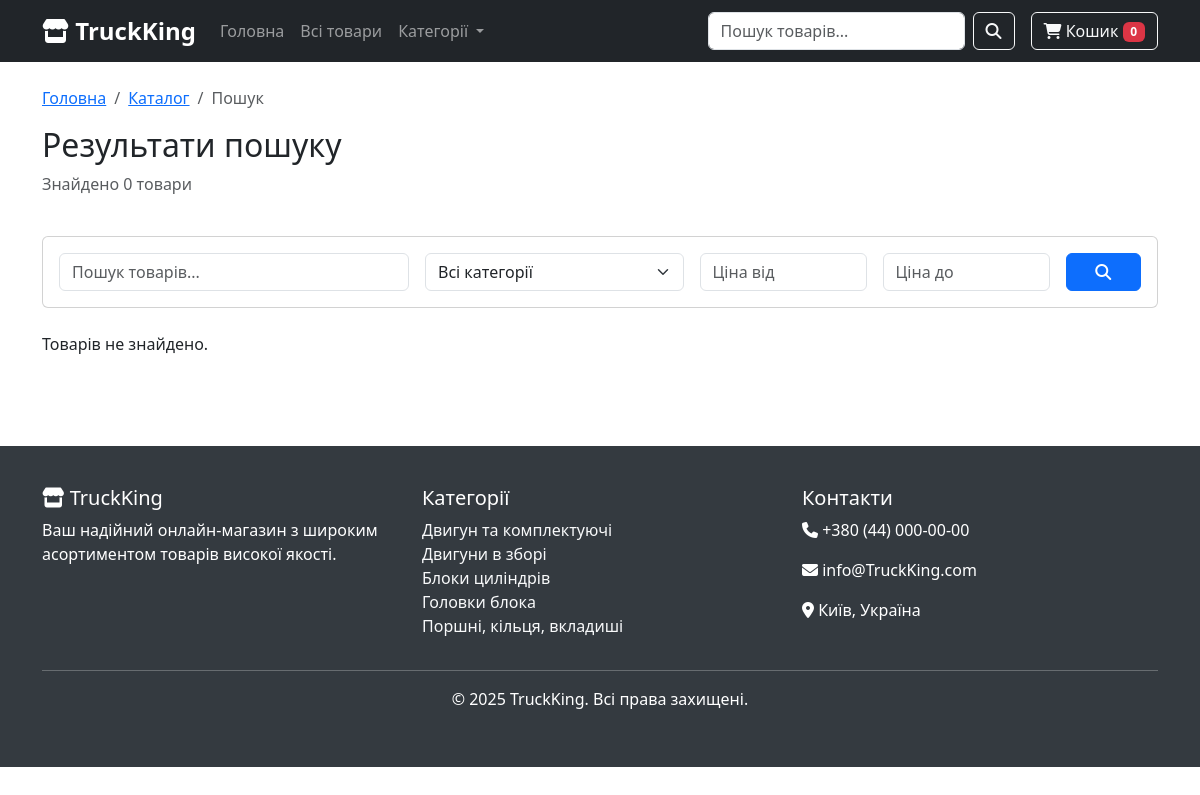
Screenshot of /search with the database file from the repository.
### tables this page shows
CREATE TABLE categories (
                id INTEGER PRIMARY KEY AUTOINCREMENT,
                name TEXT NOT NULL UNIQUE,
                slug TEXT UNIQUE NOT NULL,
                parent_slug TEXT,
                description TEXT
            );

### app.py (the view)
@app.route("/search")
def search():
    query = request.args.get('q', '')
    products = db.search_products(query) if query else []
    categories = db.get_all_categories()
    return render_template("search_results.html",
                           products=products,
                           query=query,
                           categories=categories)

### app.py (called while the page is built)
def get_session_id():
    if 'session_id' not in session:
        session['session_id'] = str(uuid.uuid4())
    return session['session_id']

@app.context_processor
def inject_categories():
    return dict(categories=db.get_all_categories())

@app.context_processor
def inject_cart_count():
    session_id = get_session_id()
    cart_count = db.get_cart_count(session_id)
    return dict(cart_count=cart_count)

### data_module.py (called while the page is built)
def connect():
    return sqlite3.connect(DB_NAME)

def get_all_categories():
    with connect() as conn:
        cur = conn.cursor()
        cur.execute('SELECT * FROM categories')
        return cur.fetchall()

def get_cart_count(session_id):
    with connect() as conn:
        cur = conn.cursor()
        cur.execute('SELECT SUM(quantity) FROM cart WHERE session_id = ?', (session_id,))
        result = cur.fetchone()
        return result[0] if result[0] else 0

### templates/search_results.html (shortened to what this page needs)
{% extends "base.html" %}
{% block content %}
<div class="container py-4">
    <div class="row">
        <div class="col-12">
            <nav aria-label="breadcrumb">
                <ol class="breadcrumb">
                    <li class="breadcrumb-item"><a href="{{ url_for('mainlink') }}">Головна</a></li>
                    <li class="breadcrumb-item"><a href="{{ url_for('products_tree') }}">Каталог</a></li>
                    <li class="breadcrumb-item active">Пошук{% if query %}: "{{ query }}"{% endif %}</li>
                </ol>
            </nav>
            <div class="d-flex justify-content-between align-items-center mb-4">
                <div>
                    <h2>Результати пошуку{% if query %} для "{{ query }}"{% endif %}</h2>
                    <p class="text-muted">Знайдено {{ products|length }} {% if products|length == 1 %}товар{% elif products|length < 5 %}товари{% else %}товарів{% endif %}</p>
                </div>
            </div>
            <div class="card mb-4">
                <div class="card-body">
                    <form method="GET" action="{{ url_for('search') }}" class="row g-3">
                        <div class="col-md-4">
                            <input type="text" class="form-control" name="q" placeholder="Пошук товарів..." value="{{ query or '' }}">
                        </div>
                        <div class="col-md-3">
                            <select class="form-select" name="category">
                                <option value="">Всі категорії</option>
                            </select>
                        </div>
                        <div class="col-md-2">
                            <input type="number" class="form-control" name="min_price" placeholder="Ціна від" value="{{ request.args.get('min_price', '') }}">
                        </div>
                        <div class="col-md-2">
                            <input type="number" class="form-control" name="max_price" placeholder="Ціна до" value="{{ request.args.get('max_price', '') }}">
                        </div>
                        <div class="col-md-1">
                            <button type="submit" class="btn btn-primary w-100">
                                <i class="fas fa-search"></i>
                            </button>
                        </div>
                    </form>
                </div>
            </div>
        </div>
    </div>
    {% if products %}
    <div class="row g-4">
        {% for product in products %}
        <div class="col-md-6 col-lg-4 col-xl-3">
            <div class="card product-card h-100">
                <img src="{{ product.image_url or url_for('static', filename='images/products/default.png') }}" class="card-img-top product-image" alt="{{ product.name }}">
                <div class="card-body d-flex flex-column">
                    <h6 class="card-title">{{ product.name }}</h6>
                    <p class="card-text text-muted small flex-grow-1">{{ product.description[:80] + '...' if product.description and product.description|length > 80 else (product.description or 'Опис товару') }}</p>
                    <div class="d-flex justify-content-between align-items-center mb-2">
                        <span class="price-tag">{{ product.price }} ₴</span>
                        <span class="badge bg-secondary">В наявності: {{ product.stock_quantity }}</span>
                    </div>
                    <div class="d-flex justify-content-between align-items-center mt-2">
                        <button class="btn btn-primary add-to-cart-btn w-100 me-2" data-product-id="{{ product.id }}">В кошик</button>
                        <a href="{{ url_for('product_detail', product_id=product.id) }}" class="btn btn-outline-secondary w-100 ms-2">Деталі</a>
                    </div>
                </div>
            </div>
        </div>
        {% endfor %}
    </div>
    <script>
    document.querySelectorAll('.add-to-cart-btn').forEach(btn => {
        btn.addEventListener('click', function() {
            const productId = this.getAttribute('data-product-id');
            addToCart(productId, 1);
            updateCartCount();
        });
    });
    </script>
    {% else %}
        <p>Товарів не знайдено.</p>
    {% endif %}
</div>
{% endblock %}

### templates/base.html (shortened to what this page needs)
<!DOCTYPE html>
<html lang="uk">
<head>
    <link href="https://cdnjs.cloudflare.com/ajax/libs/bootstrap/5.3.0/css/bootstrap.min.css" rel="stylesheet">
    <link href="https://cdnjs.cloudflare.com/ajax/libs/font-awesome/6.4.0/css/all.min.css" rel="stylesheet">
</head>
<body>
    <nav class="navbar navbar-expand-lg navbar-dark bg-dark sticky-top">
        <div class="container">
            <a class="navbar-brand" href="{{ url_for('mainlink') }}">
                <i class="fas fa-store"></i> TruckKing
            </a>
            <div class="collapse navbar-collapse" id="navbarNav">
                <ul class="navbar-nav me-auto">
                    <li class="nav-item">
                        <a class="nav-link" href="{{ url_for('mainlink') }}">Головна</a>
                    </li>
                    <li class="nav-item">
                        <a class="nav-link" href="{{ url_for('products') }}">Всі товари</a>
                    </li>
                    <li class="nav-item dropdown">
                        <a class="nav-link dropdown-toggle" href="{{ url_for('products_tree') }}" role="button" data-bs-toggle="dropdown">
                            Категорії
                        </a>
                    </li>
                </ul>
                <form class="d-flex me-3" method="GET" action="{{ url_for('search') }}">
                    <input class="form-control me-2" type="search" name="q" placeholder="Пошук товарів..." aria-label="Search">
                    <button class="btn btn-outline-light" type="submit">
                        <i class="fas fa-search"></i>
                    </button>
                </form>
                <div class="d-flex">
                    <a href="{{ url_for('cart') }}" class="btn btn-outline-light">
                        <i class="fas fa-shopping-cart"></i> Кошик <span class="badge bg-danger">0</span>
                    </a>
                </div>
            </div>
        </div>
    </nav>
    <main>
        {% block content %}{% endblock %}
    </main>
    <footer class="footer">
        <div class="container">
            <div class="row">
                <div class="col-md-4">
                    <h5><i class="fas fa-store"></i> TruckKing</h5>
                    <p>Ваш надійний онлайн-магазин з широким асортиментом товарів високої якості.</p>
                </div>
                <div class="col-md-4">
                    <h5>Категорії</h5>
                    <ul class="list-unstyled">
                        {% if categories %}
                            {% for category in categories[:5] %}
                            <li><a href="{{ url_for('category_products_slug', slug=category[2]) }}" class="text-light text-decoration-none">{{ category[1] }}</a></li>
                            {% endfor %}
                        {% endif %}
                    </ul>
                </div>
                <div class="col-md-4">
                    <h5>Контакти</h5>
                    <p><i class="fas fa-phone"></i> +380 (44) 000-00-00</p>
                    <p><i class="fas fa-envelope"></i> info@TruckKing.com</p>
                    <p><i class="fas fa-map-marker-alt"></i> Київ, Україна</p>
                </div>
            </div>
            <hr>
            <div class="text-center">
                <p>&copy; 2025 TruckKing. Всі права захищені.</p>
            </div>
        </div>
    </footer>
</body>
</html>

### templates/base.html (style rules this page uses)
.navbar-brand { font-weight: bold; font-size: 1.5rem; }
.footer { background: #343a40; color: white; padding: 40px 0; margin-top: 50px; }

### rows the page displays
categories: name "Двигун та комплектуючі"
categories: name "Двигуни в зборі"
categories: name "Блоки циліндрів"
categories: name "Головки блока"
categories: name "Поршні, кільця, вкладиші"

### other values shown
{{ products|length }} "0"
